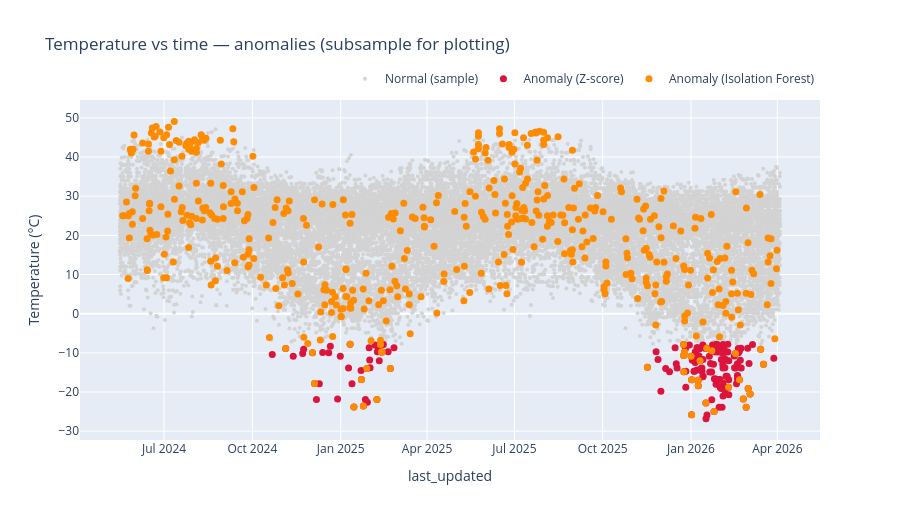

The cell this chart's notebook holds for it:
### Markdown cell above
## 5. Temporal Visualization

Temperature time series with anomalies highlighted (subsampled for plotting).

### Code cell
MAX_POINTS = 25_000
plot_df = df.sample(n=min(MAX_POINTS, len(df)), random_state=42).sort_values("last_updated")

normal_mask = ~(plot_df["anomaly_zscore"] | plot_df["anomaly_if"])
base = plot_df.loc[normal_mask]
fig = go.Figure()
fig.add_trace(
    go.Scatter(
        x=base["last_updated"],
        y=base["temperature_celsius"],
        mode="markers",
        marker=dict(size=4, color="lightgray"),
        name="Normal (sample)",
    )
)
for name, mask, color in [
    ("Z-score", plot_df["anomaly_zscore"], "crimson"),
    ("Isolation Forest", plot_df["anomaly_if"], "darkorange"),
]:
    sub = plot_df[mask]
    if len(sub) == 0:
        continue
    fig.add_trace(
        go.Scatter(
            x=sub["last_updated"],
            y=sub["temperature_celsius"],
            mode="markers",
            marker=dict(size=7, color=color),
            name=f"Anomaly ({name})",
        )
    )

fig.update_layout(
    title="Temperature vs time — anomalies (subsample for plotting)",
    xaxis_title="last_updated",
    yaxis_title="Temperature (°C)",
    height=520,
    legend=dict(orientation="h", yanchor="bottom", y=1.02, xanchor="right", x=1),
)
out_ts = reports_dir / "anomaly_temperature_timeseries.html"
fig.write_html(out_ts)
print("Saved:", out_ts)
try:
    fig.show()
except ValueError as exc:
    if "nbformat" in str(exc).lower():
        print("Open HTML in browser for interactive plot.")
    else:
        raise

### Figure 1 — Plotly figure (JSON) as saved in the notebook; plotly's stock layout.template omitted (floating-point values rounded to 4 significant figures; data arrays with more than 128 entries replaced by an {"elided": "..."} marker saying what was removed)
{"data": [{"marker": {"color": "lightgray", "size": 4}, "mode": "markers", "name": "Normal (sample)", "type": "scatter", "x": {"elided": "24391 str values"}, "y": {"elided": "24391 float values"}}, {"marker": {"color": "crimson", "size": 7}, "mode": "markers", "name": "Anomaly (Z-score)", "type": "scatter", "x": {"elided": "164 str values"}, "y": {"elided": "164 float values"}}, {"marker": {"color": "darkorange", "size": 7}, "mode": "markers", "name": "Anomaly (Isolation Forest)", "type": "scatter", "x": {"elided": "482 str values"}, "y": {"elided": "482 float values"}}], "layout": {"height": 520, "legend": {"orientation": "h", "x": 1, "xanchor": "right", "y": 1.02, "yanchor": "bottom"}, "title": {"text": "Temperature vs time — anomalies (subsample for plotting)"}, "xaxis": {"title": {"text": "last_updated"}}, "yaxis": {"title": {"text": "Temperature (°C)"}}}}
